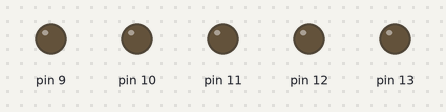
The sketch below on a simulated Arduino Uno, built with avr-gcc and run on an emulated ATmega328P. On the bench: output pins drawn as LEDs (lit = HIGH).

Above: at 0.2 s.
At 0.8 s:
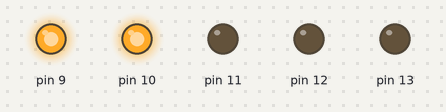
At 1.0 s:
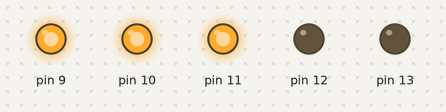
At 1.2 s:
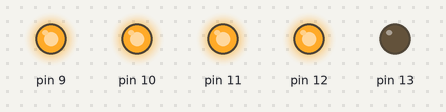
At 2.1 s:
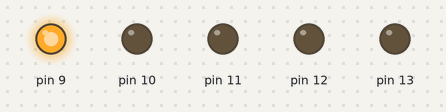
At 2.9 s:
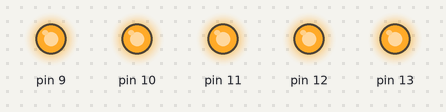
Timing chart, 0 to 3.5 s (numbered marks = the images above):
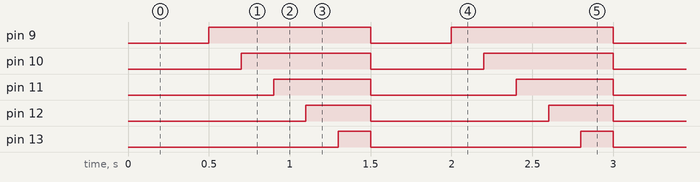

The sketch:

2019.6.24.2.ino
```cpp
void setup() {
  // put your setup code here, to run once:

  for(int i=9;i<=13;i++)
  {
  pinMode(i,OUTPUT);
  }
}

void loop() {
  // put your main code here, to run repeatedly:

  for(int x=13;x>=9;x--)
  {
  digitalWrite(x,LOW);
  }
   delay(500);
  for(int x=9;x<=13;x++)
  {
  digitalWrite(x,HIGH);
    delay(200);
  }
}
```

Measured:
- by itself, pin 9: alternates HIGH for 1.0 s and LOW for 0.50 s
- by itself, pin 10: alternates HIGH for 0.80 s and LOW for 0.70 s
- by itself, pin 11: alternates HIGH for 0.60 s and LOW for 0.90 s
- by itself, pin 12: alternates HIGH for 0.40 s and LOW for 1.1 s
- by itself, pin 13: alternates HIGH for 0.20 s and LOW for 1.3 s
